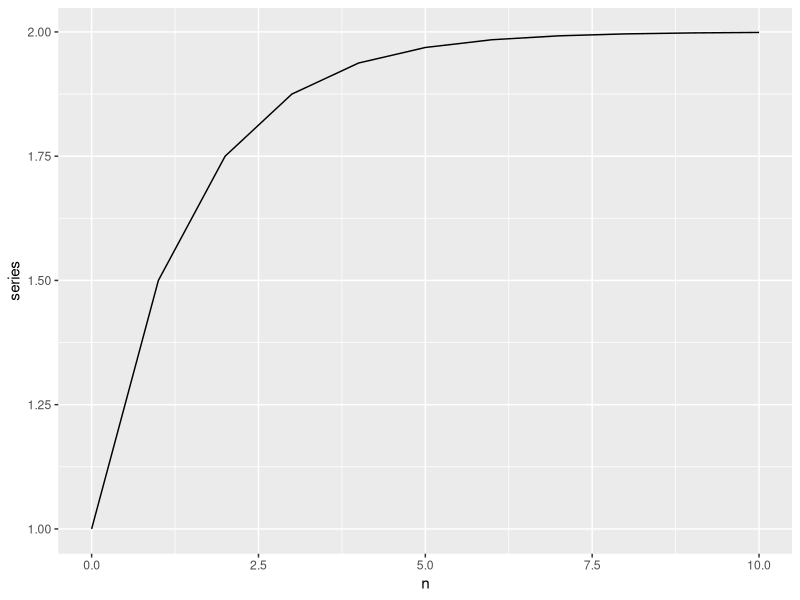

Generate this figure with R:
## ---- chunk 1
library(tidyverse)
## ---- chunk 2
phi <- 0.5
# This will give you a vector of the first 11 elements

dt_gseries <- tibble(
  n = 0:10,
  el = phi^n,
# The geometric series is simply the cumulative sum of these elements
  series = cumsum(el)
)

dt_gseries %>%
  ggplot(aes(x = n, y = series)) + 
  geom_line()
## ---- chunk 3
set.seed(321)

# Set the parameter phi
phi <- 0.5
# Set the initial value (y_{t - 1}) in the above notation
y_init <- 1
# Set the number of periods j
B <- 1

dt <- tibble(
  j = 0:B,
  # Generate random values for e
  e = rnorm(n = B + 1),
  # Add one to the first row of e
  e_trans = e + c(1, rep(0, B)),
  # Add one to all values of e
  e_perm = e + 1,
  # Compute the powers of phi used to weight e/e_trans/e_perm
  phi_powers = phi^(B - j)
)

dt %>%
  summarise(
    # The following simply implements the formula for y
    y = phi^(B + 1) * y_init + sum(e * phi_powers),
    y_trans = phi^(B + 1) * y_init + sum(e_trans * phi_powers),
    y_perm = phi^(B + 1) * y_init + sum(e_perm * phi_powers),
    y_diff_trans = y - y_trans,
    y_diff_perm = y - y_perm
  ) %>%
  knitr::kable(digits = 2)
## ---- chunk 4
# Type your code here

## ---- chunk 5
B <- matrix(c(1, 9, 4, 1), ncol = 2)
B
## ---- chunk 6
ed <- eigen(B)
ed
## ---- chunk 7
solve(ed$vectors)
## ---- chunk 8
ed$vectors %*% diag(ed$values) %*% solve(ed$vectors)
## ---- chunk 9
# Type your code here

